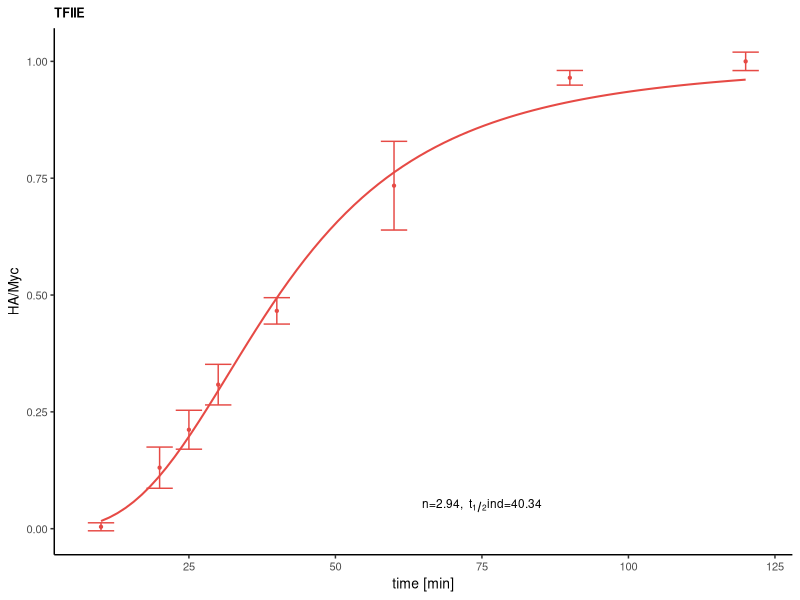

The R script that drew this image: (Note: this script raises an error after producing the figure.)
rm(list = ls())

library(tidyverse)

# upload western blots
western = read.csv("data/westerns.csv") %>% 
  dplyr::filter(factorName == "TFIIE")
westernFits = read.csv("data/westerns_fitParam.csv") %>% 
  dplyr::filter(factorName == "TFIIE")

westernLabels = westernFits %>% 
  mutate(myLabel = paste0(factorName,", n=", round(n_western, digits = 2),  " ,t[1/2]ind=", 
                          round(Km_western, digits = 2)))
rownames(westernLabels) = westernLabels$factorName

Wmax = 1

p = ggplot(western, aes(x = time, y = ratio))
p + geom_smooth(method="nls",
                method.args = list(formula = y ~ Wmax*x^n / (Jm^n + x^n), 
                                   start=list(Jm=40, n=3)),
                se=FALSE, lwd = 0.7, color = "#E64A45")  + 
  theme_classic()+ 
  ylab("HA/Myc") +
  xlab("time [min]") +
  annotate("text", y= 0.05, x = 75, label = deparse(bquote("n=2.94, "~t[1/2]*"ind=40.34")), 
           parse = TRUE, color = "black", size = 3) +
  guides(color = guide_legend(title = "  "))+
  theme(panel.background = element_rect(fill = "transparent"), # bg of the panel
        plot.background = element_rect(fill = "transparent", color = NA),
        text = element_text(size=10), 
        legend.background = element_rect(fill = "transparent"),
        panel.grid.major = element_blank(), 
        panel.grid.minor = element_blank(),
        plot.title = element_text(face="bold", size = 9)) +
  geom_point(size = 0.8, color = "#E64A45") +
  geom_errorbar(aes(ymin=ratio-ratio_sd, ymax=ratio+ratio_sd), 
                position=position_dodge(0.05), color = "#E64A45") +
  ggtitle("TFIIE")
ggsave("figures/panels/fig2/TFIIE_inductionCurve.pdf", width = 5.2, height = 4.7, units = "cm")
